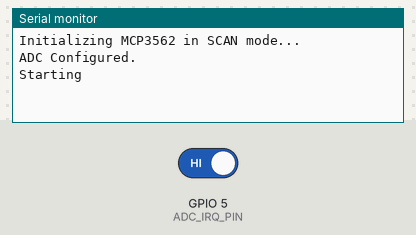
Bench run of a sketch on a simulated ESP32. On the bench: the last lines printed to the serial monitor. The inputs (shaded band) are chosen by the test bench; at power-on: GPIO 5 (ADC_IRQ_PIN) HIGH.

Above: at 1.2 s.
1.3 s: GPIO 5 (ADC_IRQ_PIN) driven LOW
At 2.4 s:
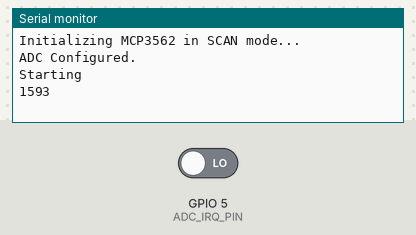
At 2.8 s:
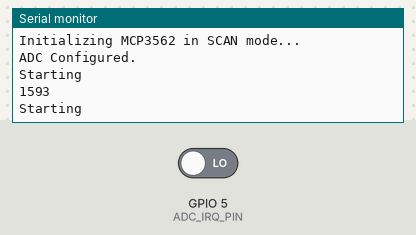
Timing chart, 0 to 4.3 s (numbered marks = the images above; inputs shaded):
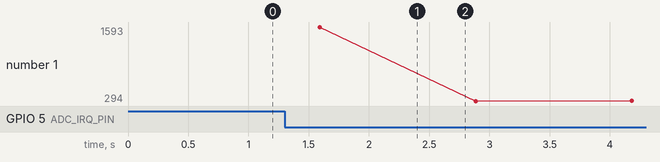

Measured:
- after the input at 1.3 s, the serial monitor: prints a new line after 0.29 s (image 1)

The sketch:

MCP_driver_test.ino
```cpp
#include <SPI.h>
#include "MCP3562.h"

#define ADC_CS_PIN  4
#define ADC_IRQ_PIN 5  // Connect to the IRQ/MDAT pin of MCP3564
#define SPI_SPEED 1000000 // 20MHz SPi operation

// Instantiate with CS and IRQ pins
MCP3562 adc(ADC_CS_PIN, ADC_IRQ_PIN, SPI, SPI_SPEED);

void setup() {
  Serial.begin(115200);
  SPI.begin();

  Serial.println("Initializing MCP3562 in SCAN mode...");
  adc.begin();
  Serial.println("ADC Configured.");
}

void loop() {
  // Triggers the hardware to sweep CH0-CH3 against AGND
  int startcount = 0;
  int startcounttime = millis();
  Serial.println("Starting");

  while (startcount < 1000){
    AdcResults rslt = adc.readAllChannelsScan();
    startcount ++;
  }
  Serial.println(millis() - startcounttime);

  /*

  AdcResults rslt = adc.readAllChannelsScan();
  Serial.print("CH0: "); Serial.println(rslt.ch0);
  Serial.print("CH1: "); Serial.println(rslt.ch1);
  Serial.print("CH2: "); Serial.println(rslt.ch2);
  Serial.print("CH3: "); Serial.println(rslt.ch3);
  */
  //10000010010101011011111

  delay(1000);
}
```

MCP3562.cpp
```cpp
/*
 * MCP3562.cpp
 *
 * Simple Arduino/ESP32 driver for the Microchip MCP3561/MCP3562/MCP3562(R)
 * family of 24-bit Delta-Sigma ADCs (SPI interface).
 */

#include "MCP3562.h"

MCP3562::MCP3562(uint8_t csPin, uint8_t irqPin, SPIClass &spiBus, uint32_t spiHz)
  : _csPin(csPin),
    _irqPin(irqPin),
    _spi(spiBus),
    _spiSettings(spiHz, MSBFIRST, SPI_MODE0)
{
  pinMode(_csPin, OUTPUT);
  digitalWrite(_csPin, HIGH);

  // IRQ line from MCP3562 is active-low (pulls to GND when data is ready)
  pinMode(_irqPin, INPUT_PULLUP);
}

void MCP3562::begin() {
  // 1. CONFIG0: Internal Osc no output, Standby Mode (0xE3)
  writeRegister8(REG_CONFIG0, 0x62);

	// CONFIG1: Reduce oversample ratio to increase samplerate
	writeRegister8(REG_CONFIG1, 0x08);

  // CONFIG3: One shot conversion to standby
  writeRegister8(REG_CONFIG3, 0x80);

	// hopefully disable SCAN mode
  writeRegister24(REG_SCAN, 0x000000);

  // 5. Clear any residual IRQ state by reading CONFIG0
  readRegister8(REG_CONFIG0);
}

AdcResults MCP3562::readAllChannelsMux() {
  AdcResults results;

	// disable scan mode in preperation for a MUX read.
	writeRegister8(REG_SCAN, 0x000000);

	//writeRegister8(REG_CONFIG3, 0x80);

  // --- Channel 0 ---
  writeRegister8(REG_MUX, MUX_CH0 | MUX_AGND); // Set MUX to CH0 vs AGND
  fastCommand(FASTCMD_CONV_START);
  while (digitalRead(_irqPin) == HIGH);
  results.ch0 = readRegister24(REG_ADCDATA); // Reading the data clears the IRQ state automatically

  // --- Channel 1 ---
  writeRegister8(REG_MUX, MUX_CH1 | MUX_AGND); // Set MUX to CH1 vs AGND
  fastCommand(FASTCMD_CONV_START);
  //startTime = millis();
  while (digitalRead(_irqPin) == HIGH);
  results.ch1 = readRegister24(REG_ADCDATA);

  // --- Channel 2 ---
  writeRegister8(REG_MUX, MUX_CH2 | MUX_AGND); // Set MUX to CH2 vs AGND
  fastCommand(FASTCMD_CONV_START);
  //startTime = millis();
  while (digitalRead(_irqPin) == HIGH);
  results.ch2 = readRegister24(REG_ADCDATA);

  // --- Channel 3 ---
  writeRegister8(REG_MUX, MUX_CH3 | MUX_AGND); // Set MUX to CH3 vs AGND
  fastCommand(FASTCMD_CONV_START);
  //startTime = millis();
  while (digitalRead(_irqPin) == HIGH);
  results.ch3 = readRegister24(REG_ADCDATA);

  return results;
}

AdcResults MCP3562::readAllChannelsScan() {
	AdcResults results;

	// Enable SCAN mode, 0 delay, channels 0-3 referenced to AGND
	writeRegister24(REG_SCAN, 0x00000F);

	// Begin the conversion
	fastCommand(FASTCMD_CONV_START);

	for (int i = 0; i < 4; i++) {
    int loops = 0;
    while (digitalRead(_irqPin) == HIGH) {
      if (loops ++ > 10000) break;
    }

    int32_t raw = readRegister24(REG_ADCDATA);

    // Assign to the correct struct channel based on the hardware token
    switch (i) {
      case 0:
        results.ch3 = raw;
        break;
      case 1:
        results.ch2 = raw;
        break;
      case 2:
        results.ch1 = raw;
        break;
      case 3:
        results.ch0 = raw;
    }
	}
	digitalWrite(_csPin, HIGH);
	_spi.endTransaction();

  return results;
}

// Helper: Assembles the 8-bit SPI instruction byte
uint8_t MCP3562::buildCommandByte(uint8_t addrOrFastCmd, uint8_t cmdType) {
  return ((DEVICE_ADDR & 0x03) << 6) | ((addrOrFastCmd & 0x0F) << 2) | (cmdType & 0x03);
}

void MCP3562::writeRegister8(uint8_t addr, uint8_t value) {
  uint8_t command = buildCommandByte(addr, CMDTYPE_INCR_WR);
  _spi.beginTransaction(_spiSettings);
  digitalWrite(_csPin, LOW);
  _spi.transfer(command);
  _spi.transfer(value);
  digitalWrite(_csPin, HIGH);
  _spi.endTransaction();
}

void MCP3562::writeRegister24(uint8_t addr, uint32_t value) {
  uint8_t command = buildCommandByte(addr, CMDTYPE_INCR_WR);
  _spi.beginTransaction(_spiSettings);
  digitalWrite(_csPin, LOW);
  _spi.transfer(command);
  _spi.transfer((value >> 16) & 0xFF);
  _spi.transfer((value >> 8) & 0xFF);
  _spi.transfer(value & 0xFF);
  digitalWrite(_csPin, HIGH);
  _spi.endTransaction();
}

uint8_t MCP3562::readRegister8(uint8_t addr) {
  uint8_t command = buildCommandByte(addr, CMDTYPE_STATIC_RD);
  uint8_t value = 0;
  _spi.beginTransaction(_spiSettings);
  digitalWrite(_csPin, LOW);
  _spi.transfer(command);
  value = _spi.transfer(0x00);
  digitalWrite(_csPin, HIGH);
  _spi.endTransaction();
  return value;
}

int32_t MCP3562::readRegister24(uint8_t addr) {
  uint8_t command = buildCommandByte(addr, CMDTYPE_STATIC_RD);
  int32_t rawData = 0;
  _spi.beginTransaction(_spiSettings);
  digitalWrite(_csPin, LOW);
  _spi.transfer(command);
  rawData |= ((uint32_t)_spi.transfer(0x00)) << 16;
  rawData |= ((uint32_t)_spi.transfer(0x00)) << 8;
  rawData |= ((uint32_t)_spi.transfer(0x00));
  digitalWrite(_csPin, HIGH);
  _spi.endTransaction();

  if (rawData & 0x800000) {
    rawData |= 0xFF000000;
  }
  return rawData;
}

int32_t MCP3562::readRegister32(uint8_t addr) {
  uint8_t command = buildCommandByte(addr, CMDTYPE_STATIC_RD);
  int32_t rawData = 0;
  _spi.beginTransaction(_spiSettings);
  digitalWrite(_csPin, LOW);
  _spi.transfer(command);
	rawData |= ((uint32_t)_spi.transfer(0x00)) << 24;
  rawData |= ((uint32_t)_spi.transfer(0x00)) << 16;
  rawData |= ((uint32_t)_spi.transfer(0x00)) << 8;
  rawData |= ((uint32_t)_spi.transfer(0x00));
  digitalWrite(_csPin, HIGH);
  _spi.endTransaction();

  if (rawData & 0x800000) {
    rawData |= 0xFF000000;
  }
  return rawData;
}

void MCP3562::fastCommand(uint8_t fastCmd) {
  uint8_t command = buildCommandByte(fastCmd, CMDTYPE_FAST);
  _spi.beginTransaction(_spiSettings);
  digitalWrite(_csPin, LOW);
  _spi.transfer(command);
  digitalWrite(_csPin, HIGH);
  _spi.endTransaction();
}
```

MCP3562.h
```cpp
/*
 * MCP3562.h
 *
 * Simple Arduino/ESP32 driver for the Microchip MCP3561/MCP3562/MCP3562(R)
 * family of 24-bit Delta-Sigma ADCs (SPI interface).
 *
 * Datasheet: DS20006391C
 */

#ifndef MCP3562_H
#define MCP3562_H

#include <Arduino.h>
#include <SPI.h>

struct AdcResults {
    int32_t ch0;
    int32_t ch1;
    int32_t ch2;
    int32_t ch3;
};

class MCP3562 {
  public:
    // csPin   = the microcontroller pin wired to the MCP3562's CS pin
	// irqPin  = the mcu pin that reads the interrupts from the MCP
    // spiBus  = which SPI bus to use (defaults to the board's primary SPI)
    // spiHz   = SPI clock speed in Hz (device supports up to 20 MHz)
    MCP3562(uint8_t csPin, uint8_t irqPin, SPIClass &spiBus = SPI, uint32_t spiHz = 4000000);

    // Simple begin function to call in the arduino setup() code.
    // Only sets the ADC oscillator source to internal.
    void begin();

    // Used to start an ADC conversion
    void startConversion();

    // Will return the data from the chose channel (0-3)
    // Single-ended conversions are measured against ground
    int32_t readChannel(uint8_t channel);

	// Will return a struct that contains the data from all 4 channels using a MUX scan
	AdcResults readAllChannelsMux();

	// Will return a struct that contains the data from all 4 channels using SCAN mode
	AdcResults readAllChannelsScan();

  private:
    uint8_t   _csPin;
    uint8_t   _irqPin;
    SPIClass  &_spi;
    SPISettings _spiSettings;

    // Device address bits (CMD[7:6]) hard-coded at the factory.
    // 0x01 is the standard default for these parts.
    static const uint8_t DEVICE_ADDR = 0x01;

    // Register addresses (Table 8-1)
    static const uint8_t REG_ADCDATA  = 0x0;
    static const uint8_t REG_CONFIG0  = 0x1;
    static const uint8_t REG_CONFIG1  = 0x2;
    static const uint8_t REG_CONFIG2  = 0x3;
    static const uint8_t REG_CONFIG3  = 0x4;
    static const uint8_t REG_IRQ      = 0x5;
    static const uint8_t REG_MUX      = 0x6;
    static const uint8_t REG_SCAN     = 0x7;
    static const uint8_t REG_TIMER    = 0x8;

    // Fast command codes (CMD[5:2] when CMD[1:0] = 00)
    static const uint8_t FASTCMD_CONV_START = 0b1010;

    // Command type codes (CMD[1:0])
    static const uint8_t CMDTYPE_FAST       = 0b00;
    static const uint8_t CMDTYPE_STATIC_RD  = 0b01;
    static const uint8_t CMDTYPE_INCR_WR    = 0b10;
    static const uint8_t CMDTYPE_INCR_RD    = 0b11;

    // MUX Constants for Negative input connection to AGND (0x0C)
    static const uint8_t MUX_AGND = 0x0C;
	static const uint8_t MUX_CH0 = 0x00;
	static const uint8_t MUX_CH1 = 0x10;
	static const uint8_t MUX_CH2 = 0x20;
	static const uint8_t MUX_CH3 = 0x30;


    uint8_t buildCommandByte(uint8_t addrOrFastCmd, uint8_t cmdType);
    void    writeRegister8(uint8_t addr, uint8_t value);
	void 	writeRegister24(uint8_t addr, uint32_t value);
    uint8_t readRegister8(uint8_t addr);
    int32_t readRegister24(uint8_t addr);
	int32_t readRegister32(uint8_t addr);
    void    fastCommand(uint8_t fastCmd);
};

#endif // MCP3562_H
```
